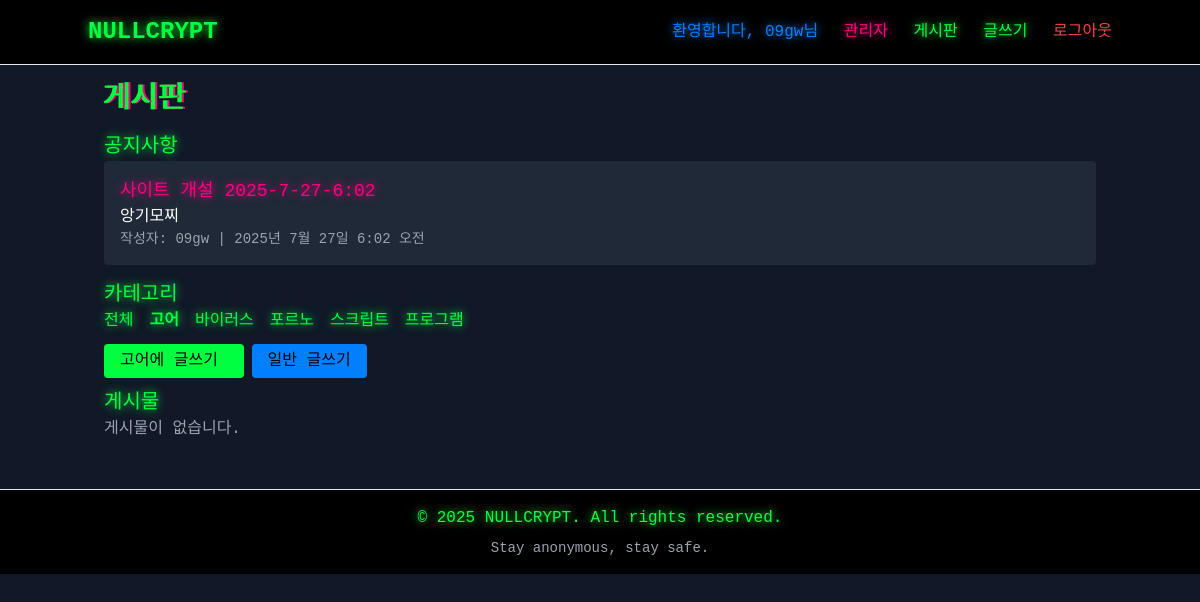
Page /posts/gore/ (signed in) on the committed database.
### myapp/models.py (models this page shows, shortened)
class Announcement(models.Model):
    title = models.CharField(max_length=200)
    content = models.TextField()
    created_at = models.DateTimeField(auto_now_add=True)
    author = models.ForeignKey(User, on_delete=models.CASCADE)

class Category(models.Model):
    name = models.CharField(max_length=50, unique=True)
    slug = models.SlugField(max_length=50, unique=True)

### myapp/views.py (the view)
# urls.py: path('posts/<slug:category_slug>/', views.post_list, name='post_list'),
def post_list(request, category_slug=None):
    if not request.user.is_authenticated:
        return redirect('login')
    categories = Category.objects.all()
    announcements = Announcement.objects.all().order_by('-created_at')[:5]
    category = None
    if category_slug:
        category = get_object_or_404(Category, slug=category_slug)
        posts = Post.objects.filter(category=category).order_by('-is_pinned', '-created_at')
    else:
        posts = Post.objects.all().order_by('-is_pinned', '-created_at')
    paginator = Paginator(posts, 10)
    page_number = request.GET.get('page')
    page_obj = paginator.get_page(page_number)
    return render(request, 'post_list.html', {
        'posts': page_obj,
        'categories': categories,
        'announcements': announcements,
        'category': category
    })

### myapp/templates/post_list.html (shortened to what this page needs)
{% extends 'base.html' %}
{% block content %}
    <h1 class="text-3xl text-neon-green mb-4">게시판</h1>
    <div class="mb-4">
        <h2 class="text-xl text-neon-green">공지사항</h2>
        {% for announcement in announcements %}
            <div class="bg-gray-800 p-4 mb-2 rounded">
                <h3 class="text-lg text-neon-pink">{{ announcement.title }}</h3>
                <p>{{ announcement.content }}</p>
                <p class="text-sm text-gray-400">작성자: {{ announcement.author }} | {{ announcement.created_at }}</p>
            </div>
        {% empty %}
            <p class="text-gray-400">공지사항이 없습니다.</p>
        {% endfor %}
    </div>
    <div class="mb-4">
        <h2 class="text-xl text-neon-green">카테고리</h2>
        <div class="flex space-x-4 mb-4">
            <a href="{% url 'post_list' %}" class="text-neon-green hover:text-neon-pink {% if not category %}font-bold{% endif %}">전체</a>
            {% for cat in categories %}
                <a href="{% url 'post_list' category_slug=cat.slug %}"
                   class="text-neon-green hover:text-neon-pink {% if category and category.slug == cat.slug %}font-bold{% endif %}">
                   {{ cat.name }}
                </a>
            {% endfor %}
        </div>
        {% if user.is_authenticated %}
            <div class="mb-4">
                {% if category %}
                    <a href="{% url 'post_create' category_slug=category.slug %}"
                       class="bg-neon-green text-black px-4 py-2 rounded hover:bg-neon-pink">
                       {{ category.name }}에 글쓰기
                    </a>
                {% endif %}
                <a href="{% url 'post_create_general' %}"
                   class="bg-neon-blue text-black px-4 py-2 rounded hover:bg-neon-pink ml-2">
                   일반 글쓰기
                </a>
            </div>
        {% endif %}
    </div>
    <div>
        <h2 class="text-xl text-neon-green">게시물</h2>
        {% for post in posts %}
            <div class="bg-gray-800 p-4 mb-2 rounded">
                <h3 class="text-lg text-neon-pink">
                    <a href="{% url 'post_detail' post_id=post.id %}" class="hover:text-neon-green transition-colors">
                        {{ post.title }}
                    </a>
                    {% if post.is_pinned %}
                        <span class="text-neon-green text-sm">[고정]</span>
                    {% endif %}
                </h3>
                <p class="mb-2">{{ post.content|truncatewords:30 }}</p>
                {% if post.file %}
                    <div class="mb-2">
                        <a href="{{ post.file.url }}" class="text-neon-green hover:text-neon-pink">
                            📎 파일 다운로드
                        </a>
                    </div>
                {% endif %}
                <p class="text-sm text-gray-400">
                    작성자: {{ post.author.username }} |
                    {{ post.created_at|date:"Y-m-d H:i" }} |
                    카테고리: {{ post.category.name }}
                </p>
            </div>
        {% empty %}
            <p class="text-gray-400">게시물이 없습니다.</p>
        {% endfor %}
    </div>
{% endblock %}

### myapp/templates/base.html (shortened to what this page needs)
<!DOCTYPE html>
<html lang="ko">
<head>
    <script src="https://cdn.tailwindcss.com"></script>
</head>
<body class="bg-gray-900 text-white min-h-screen">
    <header class="bg-black border-b border-neon-green p-4">
        <nav class="container mx-auto flex justify-between items-center">
            <a href="{% url 'home' %}" class="text-2xl font-bold text-neon-green">NULLCRYPT</a>
            <div class="space-x-4">
                {% if user.is_authenticated %}
                    <span class="text-neon-blue">환영합니다, {{ user.username }}님</span>
                    {% if user.is_staff %}
                        <a href="/whereisadminssite-dgdb-1111/" class="text-neon-pink hover:text-neon-green" target="_blank">관리자</a>
                    {% endif %}
                    <a href="{% url 'post_list' %}" class="text-neon-green hover:text-neon-pink">게시판</a>
                    <a href="{% url 'post_create_general' %}" class="text-neon-green hover:text-neon-pink">글쓰기</a>
                    <a href="{% url 'logout' %}"
                       class="text-neon-red hover:text-neon-pink"
                       onclick="return confirm('정말 로그아웃 하시겠습니까?')">
                       로그아웃
                    </a>
                {% else %}
                    <a href="{% url 'login' %}" class="text-neon-green hover:text-neon-pink">로그인</a>
                    <a href="{% url 'register' %}" class="text-neon-green hover:text-neon-pink">회원가입</a>
                {% endif %}
            </div>
        </nav>
    </header>
    <main class="container mx-auto p-4 flex-grow">
        {% block content %}
        {% endblock %}
    </main>
    <footer class="bg-black border-t border-neon-green p-4 mt-8">
        <div class="container mx-auto text-center">
            <p class="text-neon-green">&copy; 2025 NULLCRYPT. All rights reserved.</p>
            <p class="text-sm text-gray-400 mt-2">Stay anonymous, stay safe.</p>
        </div>
    </footer>
</body>
</html>

### myapp/templates/base.html (style rules this page uses)
.text-neon-green { color: #00ff41; }
.text-neon-pink { color: #ff0080; }
.text-neon-blue { color: #0080ff; }
.text-neon-red { color: #ff4040; }
.bg-neon-green { background-color: #00ff41; }
.bg-neon-blue { background-color: #0080ff; }
body { background-color: #1a1a1a; color: #ffffff; font-family: 'Courier New', monospace; }
.text-neon-green { text-shadow: 0 0 10px #00ff41; }
.text-neon-pink { text-shadow: 0 0 10px #ff0080; }
.text-neon-blue { text-shadow: 0 0 10px #0080ff; }
a { transition: all 0.3s ease; }

### rows in the picture
Announcement: title "사이트 개설 2025-7-27-6:02", content "앙기모찌", author "09gw", created_at "2025년 7월 27일 6:02 오전"
Category: name "고어"
Category: name "바이러스"
Category: name "포르노"
Category: name "스크립트"
Category: name "프로그램"

### other values in the picture
{{ user.username }} "09gw"
